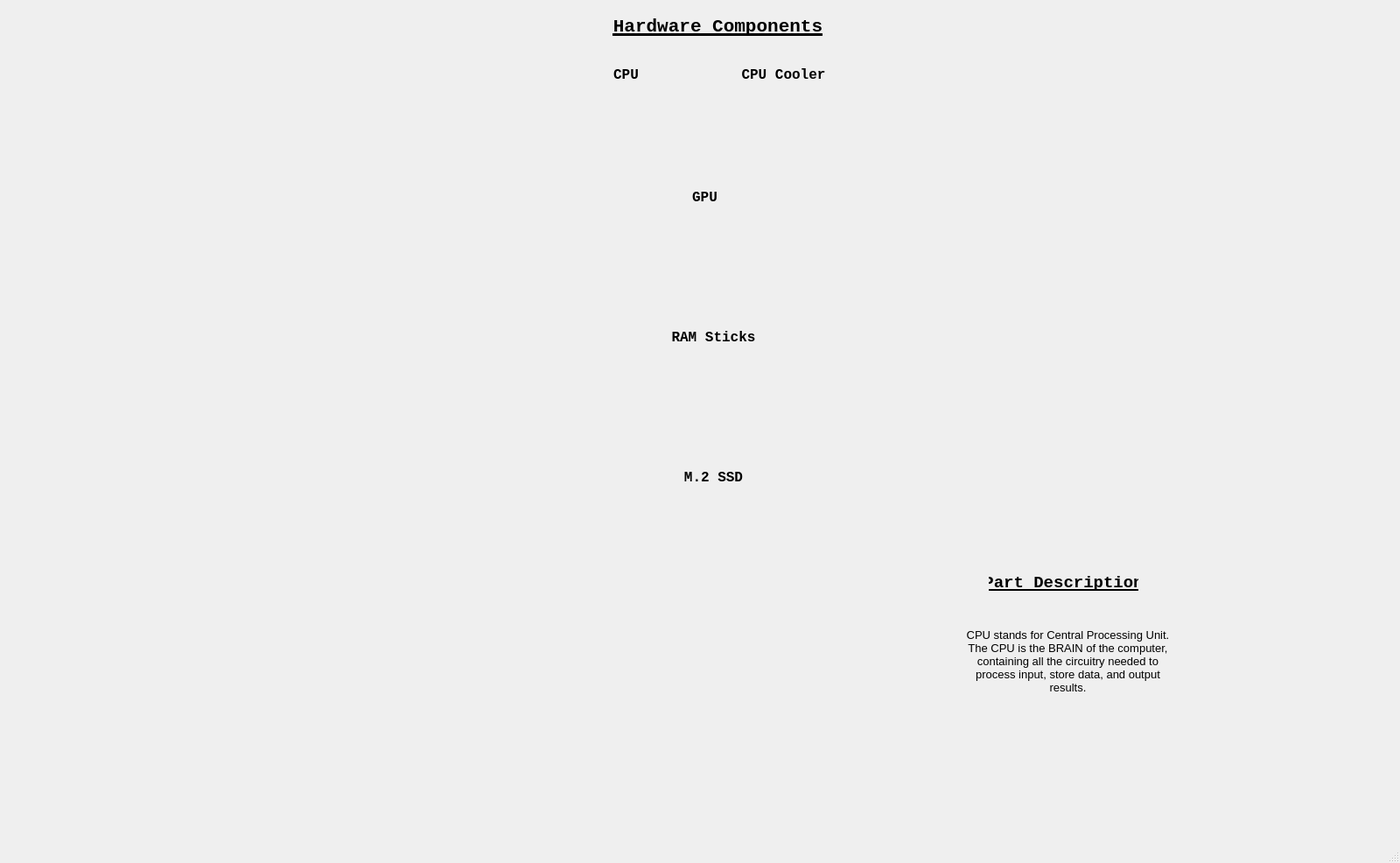
<?xml version="1.0" encoding="UTF-8"?>
<ui version="4.0">
 <class>MainWindow</class>
 <widget class="QMainWindow" name="MainWindow">
  <property name="geometry">
   <rect>
    <x>0</x>
    <y>0</y>
    <width>1600</width>
    <height>986</height>
   </rect>
  </property>
  <property name="windowTitle">
   <string>MainWindow</string>
  </property>
  <widget class="QWidget" name="centralwidget">
   <widget class="QLabel" name="cpu_label">
    <property name="geometry">
     <rect>
      <x>640</x>
      <y>70</y>
      <width>151</width>
      <height>31</height>
     </rect>
    </property>
    <property name="font">
     <font>
      <family>Consolas</family>
      <pointsize>12</pointsize>
      <weight>75</weight>
      <italic>false</italic>
      <bold>true</bold>
      <strikeout>false</strikeout>
     </font>
    </property>
    <property name="text">
     <string>CPU</string>
    </property>
    <property name="alignment">
     <set>Qt::AlignCenter</set>
    </property>
   </widget>
   <widget class="QLabel" name="cpu_img">
    <property name="geometry">
     <rect>
      <x>670</x>
      <y>110</y>
      <width>91</width>
      <height>81</height>
     </rect>
    </property>
    <property name="maximumSize">
     <size>
      <width>16777215</width>
      <height>16777215</height>
     </size>
    </property>
    <property name="text">
     <string/>
    </property>
    <property name="pixmap">
     <pixmap>../images/i7_cpu.jpg</pixmap>
    </property>
    <property name="scaledContents">
     <bool>true</bool>
    </property>
    <property name="alignment">
     <set>Qt::AlignCenter</set>
    </property>
   </widget>
   <widget class="QLabel" name="cpu_cooler_img">
    <property name="geometry">
     <rect>
      <x>840</x>
      <y>100</y>
      <width>111</width>
      <height>111</height>
     </rect>
    </property>
    <property name="maximumSize">
     <size>
      <width>16777215</width>
      <height>16777215</height>
     </size>
    </property>
    <property name="text">
     <string/>
    </property>
    <property name="pixmap">
     <pixmap>../images/cpu_cooler.png</pixmap>
    </property>
    <property name="scaledContents">
     <bool>true</bool>
    </property>
    <property name="alignment">
     <set>Qt::AlignCenter</set>
    </property>
   </widget>
   <widget class="QLabel" name="cpu_cooler_label">
    <property name="geometry">
     <rect>
      <x>820</x>
      <y>70</y>
      <width>151</width>
      <height>31</height>
     </rect>
    </property>
    <property name="font">
     <font>
      <family>Consolas</family>
      <pointsize>12</pointsize>
      <weight>75</weight>
      <italic>false</italic>
      <bold>true</bold>
      <strikeout>false</strikeout>
     </font>
    </property>
    <property name="text">
     <string>CPU Cooler</string>
    </property>
    <property name="alignment">
     <set>Qt::AlignCenter</set>
    </property>
   </widget>
   <widget class="QLabel" name="hardware_list_label">
    <property name="geometry">
     <rect>
      <x>700</x>
      <y>10</y>
      <width>241</width>
      <height>41</height>
     </rect>
    </property>
    <property name="font">
     <font>
      <family>Consolas</family>
      <pointsize>16</pointsize>
      <weight>75</weight>
      <italic>false</italic>
      <bold>true</bold>
      <underline>true</underline>
      <strikeout>false</strikeout>
     </font>
    </property>
    <property name="text">
     <string>Hardware Components</string>
    </property>
    <property name="alignment">
     <set>Qt::AlignCenter</set>
    </property>
   </widget>
   <widget class="QLabel" name="cpu_img_2">
    <property name="geometry">
     <rect>
      <x>690</x>
      <y>250</y>
      <width>221</width>
      <height>121</height>
     </rect>
    </property>
    <property name="maximumSize">
     <size>
      <width>16777215</width>
      <height>16777215</height>
     </size>
    </property>
    <property name="text">
     <string/>
    </property>
    <property name="pixmap">
     <pixmap>../images/gpu.png</pixmap>
    </property>
    <property name="scaledContents">
     <bool>true</bool>
    </property>
    <property name="alignment">
     <set>Qt::AlignCenter</set>
    </property>
   </widget>
   <widget class="QLabel" name="cpu_label_2">
    <property name="geometry">
     <rect>
      <x>730</x>
      <y>210</y>
      <width>151</width>
      <height>31</height>
     </rect>
    </property>
    <property name="font">
     <font>
      <family>Consolas</family>
      <pointsize>12</pointsize>
      <weight>75</weight>
      <italic>false</italic>
      <bold>true</bold>
      <strikeout>false</strikeout>
     </font>
    </property>
    <property name="text">
     <string>GPU</string>
    </property>
    <property name="alignment">
     <set>Qt::AlignCenter</set>
    </property>
   </widget>
   <widget class="QLabel" name="cpu_label_3">
    <property name="geometry">
     <rect>
      <x>740</x>
      <y>370</y>
      <width>151</width>
      <height>31</height>
     </rect>
    </property>
    <property name="font">
     <font>
      <family>Consolas</family>
      <pointsize>12</pointsize>
      <weight>75</weight>
      <italic>false</italic>
      <bold>true</bold>
      <strikeout>false</strikeout>
     </font>
    </property>
    <property name="text">
     <string>RAM Sticks</string>
    </property>
    <property name="alignment">
     <set>Qt::AlignCenter</set>
    </property>
   </widget>
   <widget class="QLabel" name="cpu_cooler_label_3">
    <property name="geometry">
     <rect>
      <x>740</x>
      <y>530</y>
      <width>151</width>
      <height>31</height>
     </rect>
    </property>
    <property name="font">
     <font>
      <family>Consolas</family>
      <pointsize>12</pointsize>
      <weight>75</weight>
      <italic>false</italic>
      <bold>true</bold>
      <strikeout>false</strikeout>
     </font>
    </property>
    <property name="text">
     <string>M.2 SSD</string>
    </property>
    <property name="alignment">
     <set>Qt::AlignCenter</set>
    </property>
   </widget>
   <widget class="QLabel" name="cpu_cooler_img_3">
    <property name="geometry">
     <rect>
      <x>690</x>
      <y>560</y>
      <width>251</width>
      <height>61</height>
     </rect>
    </property>
    <property name="maximumSize">
     <size>
      <width>16777215</width>
      <height>16777215</height>
     </size>
    </property>
    <property name="text">
     <string/>
    </property>
    <property name="pixmap">
     <pixmap>../images/m.2_ssd.jpg</pixmap>
    </property>
    <property name="scaledContents">
     <bool>true</bool>
    </property>
    <property name="alignment">
     <set>Qt::AlignCenter</set>
    </property>
   </widget>
   <widget class="QLabel" name="cpu_img_3">
    <property name="geometry">
     <rect>
      <x>700</x>
      <y>410</y>
      <width>221</width>
      <height>51</height>
     </rect>
    </property>
    <property name="maximumSize">
     <size>
      <width>16777215</width>
      <height>16777215</height>
     </size>
    </property>
    <property name="text">
     <string/>
    </property>
    <property name="pixmap">
     <pixmap>../images/ram stick.jpg</pixmap>
    </property>
    <property name="scaledContents">
     <bool>true</bool>
    </property>
    <property name="alignment">
     <set>Qt::AlignCenter</set>
    </property>
   </widget>
   <widget class="QLabel" name="cpu_img_5">
    <property name="geometry">
     <rect>
      <x>700</x>
      <y>470</y>
      <width>221</width>
      <height>51</height>
     </rect>
    </property>
    <property name="maximumSize">
     <size>
      <width>16777215</width>
      <height>16777215</height>
     </size>
    </property>
    <property name="text">
     <string/>
    </property>
    <property name="pixmap">
     <pixmap>../images/ram stick.jpg</pixmap>
    </property>
    <property name="scaledContents">
     <bool>true</bool>
    </property>
    <property name="alignment">
     <set>Qt::AlignCenter</set>
    </property>
   </widget>
   <widget class="QLabel" name="hover_actual_description_label">
    <property name="geometry">
     <rect>
      <x>1100</x>
      <y>680</y>
      <width>241</width>
      <height>151</height>
     </rect>
    </property>
    <property name="font">
     <font>
      <pointsize>10</pointsize>
     </font>
    </property>
    <property name="layoutDirection">
     <enum>Qt::LeftToRight</enum>
    </property>
    <property name="text">
     <string>CPU stands for Central Processing Unit. The CPU is the BRAIN of the computer, containing all the circuitry needed to process input, store data, and output results.</string>
    </property>
    <property name="alignment">
     <set>Qt::AlignCenter</set>
    </property>
    <property name="wordWrap">
     <bool>true</bool>
    </property>
   </widget>
   <widget class="QLabel" name="hover_description_label">
    <property name="geometry">
     <rect>
      <x>1130</x>
      <y>650</y>
      <width>171</width>
      <height>31</height>
     </rect>
    </property>
    <property name="font">
     <font>
      <family>Consolas</family>
      <pointsize>14</pointsize>
      <weight>75</weight>
      <italic>false</italic>
      <bold>true</bold>
      <underline>true</underline>
      <strikeout>false</strikeout>
     </font>
    </property>
    <property name="text">
     <string>Part Description</string>
    </property>
    <property name="alignment">
     <set>Qt::AlignCenter</set>
    </property>
   </widget>
  </widget>
  <widget class="QMenuBar" name="menubar">
   <property name="geometry">
    <rect>
     <x>0</x>
     <y>0</y>
     <width>1600</width>
     <height>21</height>
    </rect>
   </property>
  </widget>
  <widget class="QStatusBar" name="statusbar"/>
 </widget>
 <resources/>
 <connections/>
</ui>
